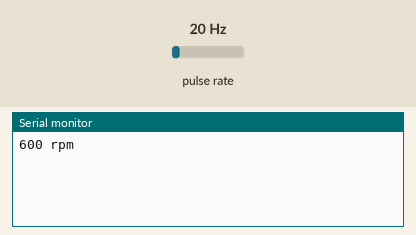
Simulated run of this sketch. Board: Arduino Uno, built with avr-gcc and run on an emulated ATmega328P. On the bench: the last lines printed to the serial monitor. Wiring (inferred from the names in the program): pulse sensor: data pin 2. The inputs (shaded band) are chosen by the test bench; at power-on: pulse rate 20 Hz.

Above: at 1.2 s.
1.3 s: pulse rate (sensor on pin 2) set to 4 Hz
At 2.6 s:
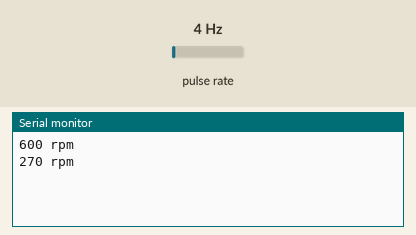
2.8 s: pulse rate (sensor on pin 2) set to 50 Hz
At 3.3 s:
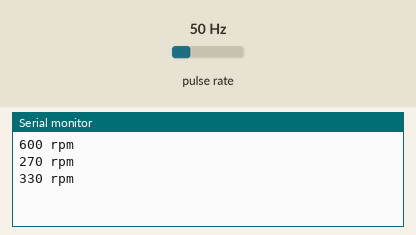
Timing chart, 0 to 5.8 s (numbered marks = the images above; inputs shaded):
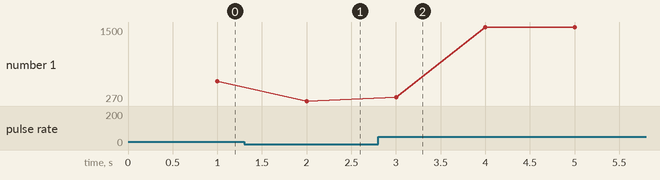

Measured:
- after the input at 1.3 s, the serial monitor: prints a new line after 0.70 s (image 1)
- after the input at 2.8 s, the serial monitor: prints a new line after 0.20 s (image 2)
- plotted number 1: 600 → 270 after the input at 1.3 s, 270 → 1500 after the input at 2.8 s

The sketch:

fan_speed_reading.ino
```cpp
#include <SPI.h>
#include <Wire.h>
int NbTopsFan;
int Calc;
int sensor = 2; // use pull-up 10kohm resistor
typedef struct{
char fantype;
unsigned int fandiv; }fanspec;
fanspec fanspace[3]={{0,1},{1,2},{2,8}};
char fan = 1;
void rpm (){
NbTopsFan++; }
void setup(){
pinMode(sensor, INPUT);
Serial.begin(9600);
attachInterrupt(0, rpm, RISING);
}

void loop (){
NbTopsFan = 0;
sei();
delay (1000);
cli();
Calc = ((NbTopsFan * 60)/fanspace[fan].fandiv);
Serial.print (Calc, DEC);
Serial.print (" rpm\r\n");
}
```
